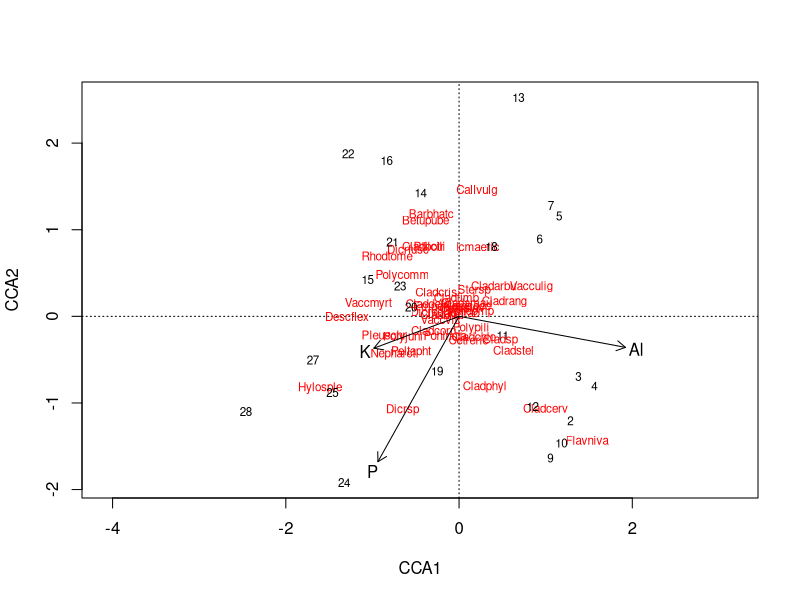

The R source for this figure:
library(vegan)


### Name: ordiArrowTextXY
### Title: Support Functions for Drawing Vectors
### Aliases: ordiArrowMul ordiArrowTextXY
### Keywords: utilities

### ** Examples

    ## Scale arrows by hand to fill 80% of the plot
    ## Biplot arrows by hand
    data(varespec, varechem)
    ord <- cca(varespec ~ Al + P + K, varechem)
    plot(ord, display = c("species","sites"))

    ## biplot scores
    bip <- scores(ord, choices = 1:2, display = "bp")

    ## scaling factor for arrows to fill 80% of plot
    (mul <- ordiArrowMul(bip, fill = 0.8))
    bip.scl <- bip * mul                    # Scale the biplot scores
    labs <- rownames(bip)                   # Arrow labels

    ## calculate coordinate of labels for arrows
    (bip.lab <- ordiArrowTextXY(bip.scl, rescale = FALSE, labels = labs))

    ## draw arrows and text labels
    arrows(0, 0, bip.scl[,1], bip.scl[,2], length = 0.1)
    text(bip.lab, labels = labs)

    ## Handling of ordination objects directly
    mul2 <- ordiArrowMul(ord, display = "bp", fill = 0.8)
    stopifnot(all.equal(mul, mul2))
